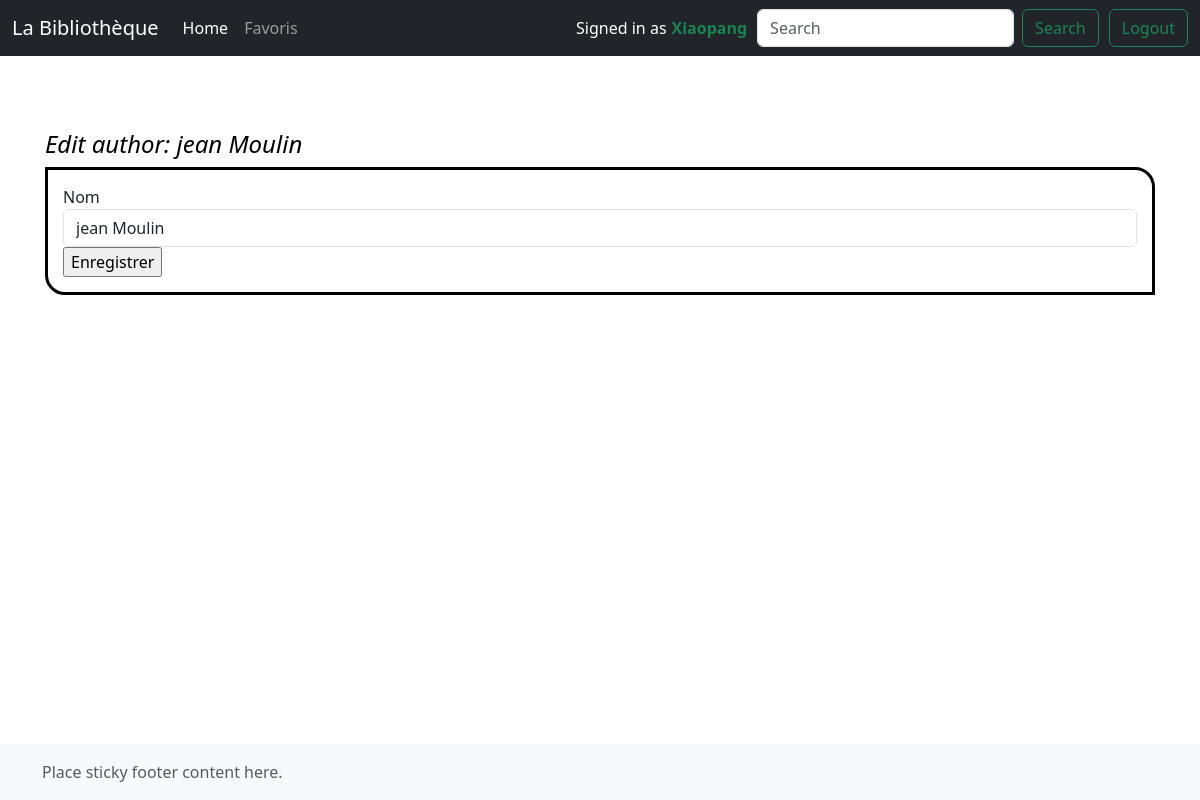
The app's page /edit-author/1 (signed in), older data.
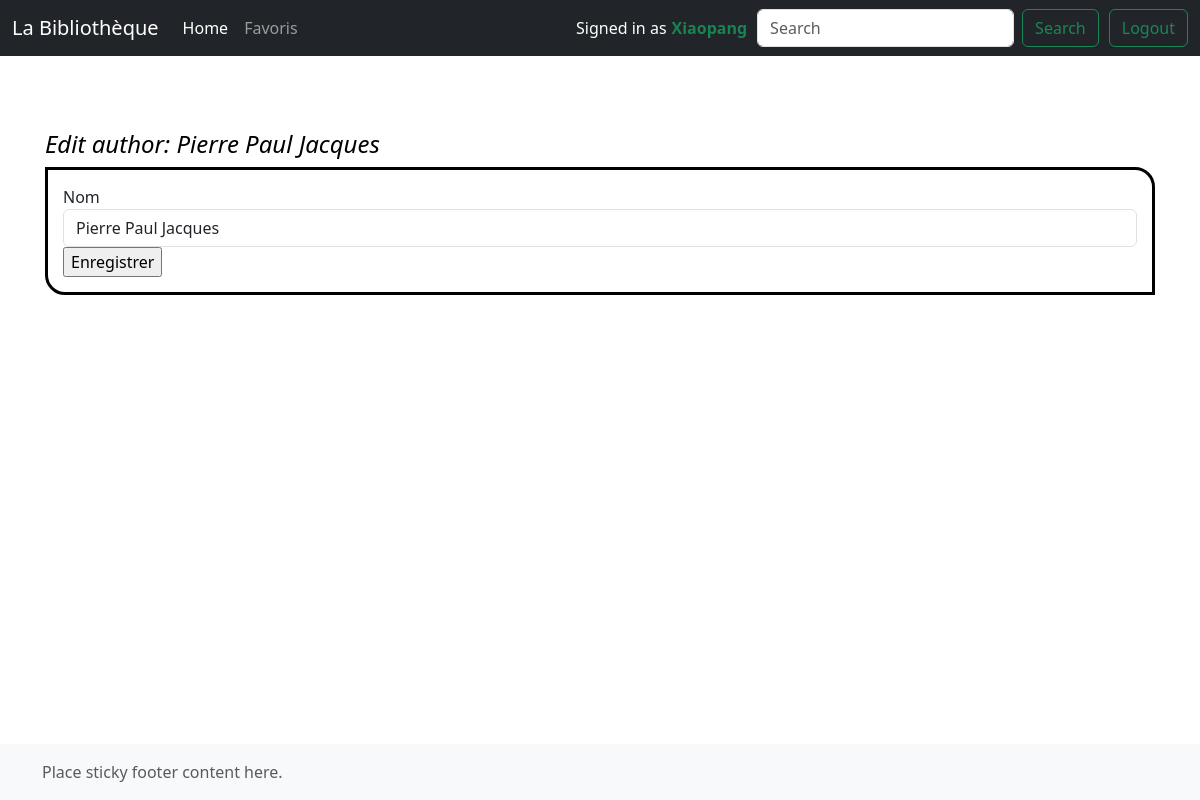
The same page, newer data.
### tuto/models.py (models this page shows, shortened)
class Author(db.Model):
    id = db.Column(db.Integer,primary_key = True)
    name = db.Column(db.String(100))

### tuto/views.py (the view)
@app.route("/edit-author/<int:id>")
@login_required
def edit_author(id):
    a = get_author(id)
    f = AuthorForm(id=a.id, name=a.name)
    return render_template(
        "edit-author.html",
        author=a, form = f)

### tuto/views.py
class AuthorForm(FlaskForm):
    id = HiddenField('id')
    name = StringField('Nom', validators=[DataRequired()])

### tuto/models.py (called while the page is built)
@login_manager.user_loader
def load_user(username):
    return User.query.get(username)

def get_author(id):
    return Author.query.get(id)  # Utilisez .get() pour obtenir l'auteur par son ID

### tuto/templates/edit-author.html (shortened to what this page needs)
{% extends "base.html" %}
{% block styles %}
{{ super() }}
<link rel="stylesheet" href="{{url_for('static', filename='home.css')}}">
{% endblock %}
{% block content %}
  <h1 id="auteur">Edit author: {{ author.name }}</h1>
  <form id="StyleForm" role="form" method="POST" action="{{ url_for('save_edit_author') }}">
    <div class=
      {% if form.name.errors %}
        "form-group has-error"
      {% else %}
        "form-group"
      {% endif %}>
      {{ form.name.label }}
      {{ form.name(size=50, class_="form-control") }}
    </div>
    <input lass="btn btn-outline-success" type="submit" value="Enregistrer">
  </form>
{% endblock %}

Row changes from the older to the newer data that the page shows:
changed Author: name "jean Moulin" → "Pierre Paul Jacques"
